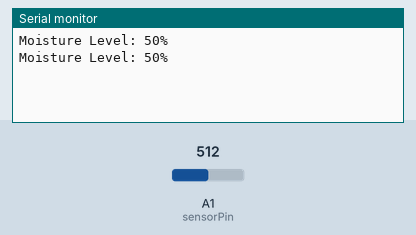
Recording of a sketch running on a simulated Arduino Uno, built with avr-gcc and run on an emulated ATmega328P. Parts: the last lines printed to the serial monitor. Inputs (shaded band) come from the test bench; at power-on: A1 (sensorPin) = 512.

Above: at 2.8 s.
2.9 s: A1 (sensorPin) set to 716
At 5.1 s:
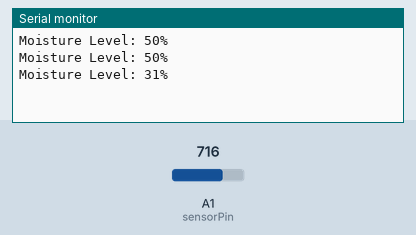
5.6 s: A1 (sensorPin) set to 900
At 6.6 s:
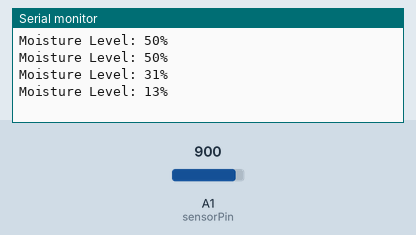
Timing chart, 0 to 8.6 s (numbered marks = the images above; inputs shaded):
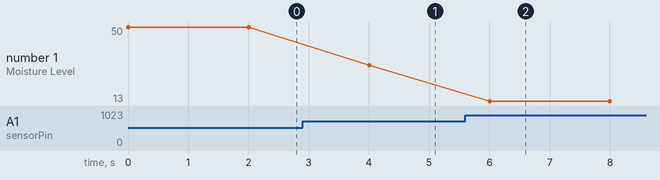

The sketch:

sketch_oct17a.ino
```cpp
int sensorPin = A1; // The soil moisture sensor's analogue input pin

void setup() {
  Serial.begin(9600); //Launch the serial communication.

}

void loop() {
  int sensorValue = analogRead(sensorPin); //Obtain the sensor's value.
  int moistureLevel = map(sensorValue, 0, 1023, 100, 0); //Convert it to a range of 0-100.
  Serial.print("Moisture Level: ");
  Serial.print(moistureLevel);
  Serial.println("%");
  delay(2000); //Interval between readings

}
```

Measured:
- after the input at 2.9 s, the serial monitor: prints a new line after 1.1 s (image 1)
- after the input at 5.6 s, the serial monitor: prints a new line after 0.40 s (image 2)
- plotted number 1: 50 → 31 after the input at 2.9 s, 31 → 13 after the input at 5.6 s
